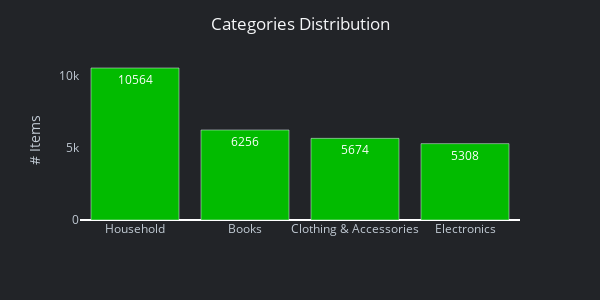

The cell this chart's notebook holds for it:
### Code cell
category_distribution = data["category"].value_counts()

fig = px.bar(
    x=category_distribution.index,
    y=category_distribution,
    text=category_distribution,
    **style_kwargs,
)
fig.update_layout(
    title="Categories Distribution",
    width=600,
    height=300,
    xaxis_title=None,
    yaxis_title="# Items",
)

if is_hakernoon:
    vis.style_background(fig)

fig.show()

### Figure 1 — Plotly figure (JSON) as saved in the notebook; plotly's stock layout.template omitted (floating-point values rounded to 4 significant figures)
{"data": [{"alignmentgroup": "True", "hovertemplate": "x=%{x}<br>y=%{y}<br>text=%{text}<extra></extra>", "legendgroup": "", "marker": {"color": "#02bb00", "pattern": {"shape": ""}}, "name": "", "offsetgroup": "", "orientation": "v", "showlegend": false, "text": [10564, 6256, 5674, 5308], "textposition": "auto", "type": "bar", "x": ["Household", "Books", "Clothing & Accessories", "Electronics"], "xaxis": "x", "y": [10564, 6256, 5674, 5308], "yaxis": "y"}], "layout": {"barmode": "relative", "font": {"color": "#c1cad4"}, "height": 300, "legend": {"tracegroupgap": 0}, "margin": {"t": 60}, "paper_bgcolor": "#222428", "plot_bgcolor": "#222428", "title": {"font": {"color": "#f6f7f9"}, "text": "Categories Distribution", "x": 0.5}, "width": 600, "xaxis": {"anchor": "y", "domain": [0, 1], "showgrid": false, "title": {}}, "yaxis": {"anchor": "x", "domain": [0, 1], "showgrid": false, "title": {"text": "# Items"}}}}
